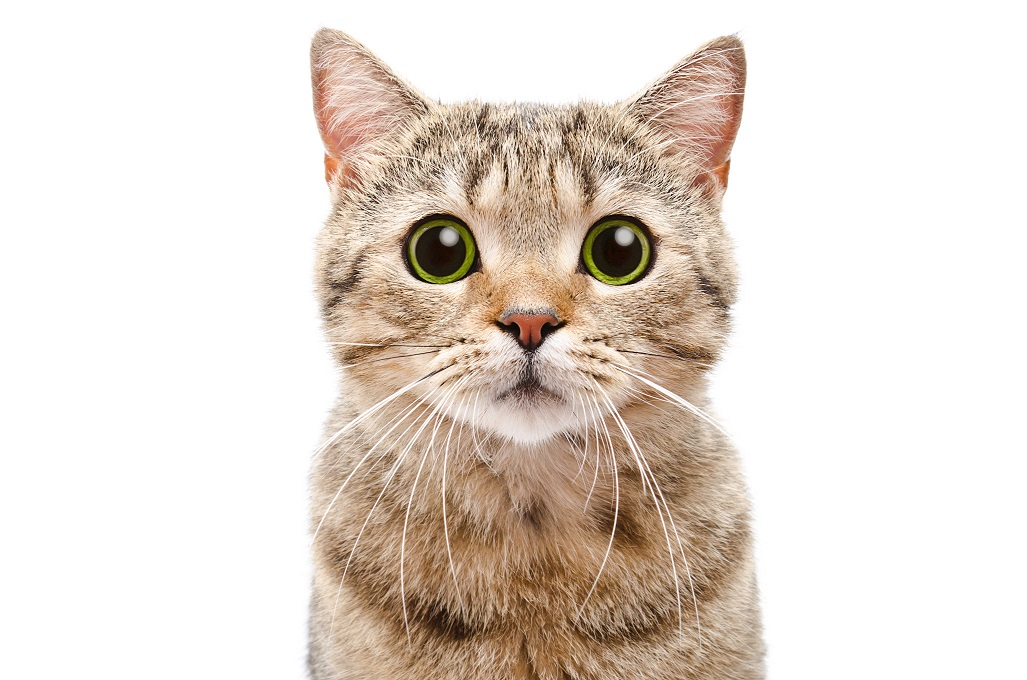
#> input picture OpenCV/cat.jpg, 1027 x 680 px
$ python colourChannel.py
#> lines starting #> are read from the running program, lines starting #| are printed output that depends on the picture
import cv2 as cv
import numpy as np

img = cv.imread('cat.jpg')
#> img is the input picture: shape (680, 1027, 3); mean B, G, R 210.4, 218.9, 228.7
cv.imshow("img",img)

blank = np.zeros(img.shape[:2],dtype = 'uint8')

b,g,r = cv.split(img)
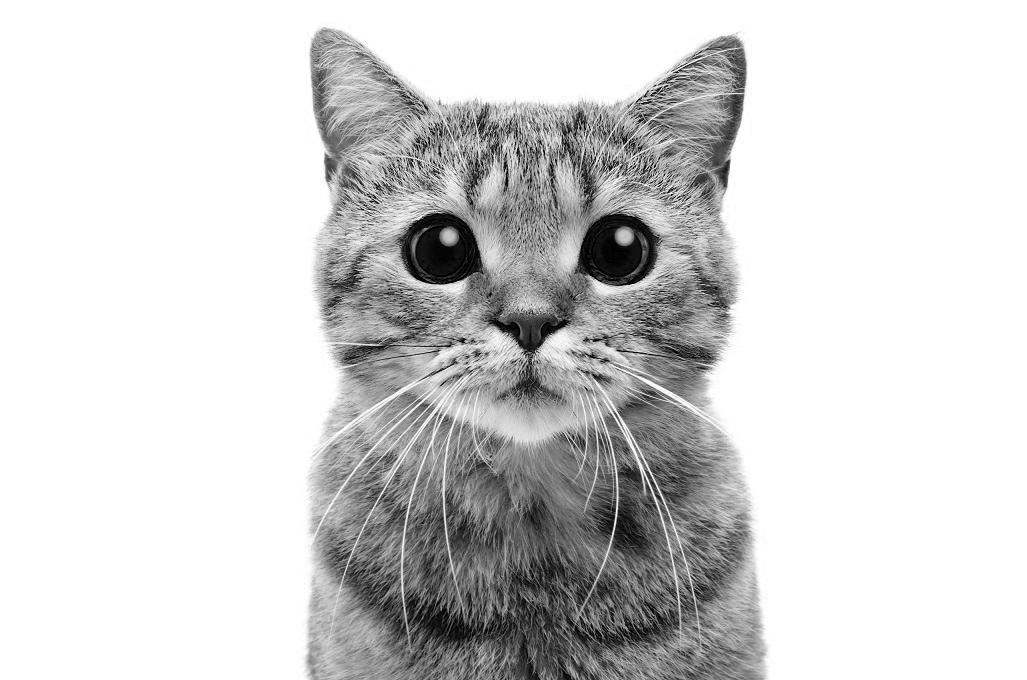
#> b: shape (680, 1027); min 0, max 255, mean 210.4
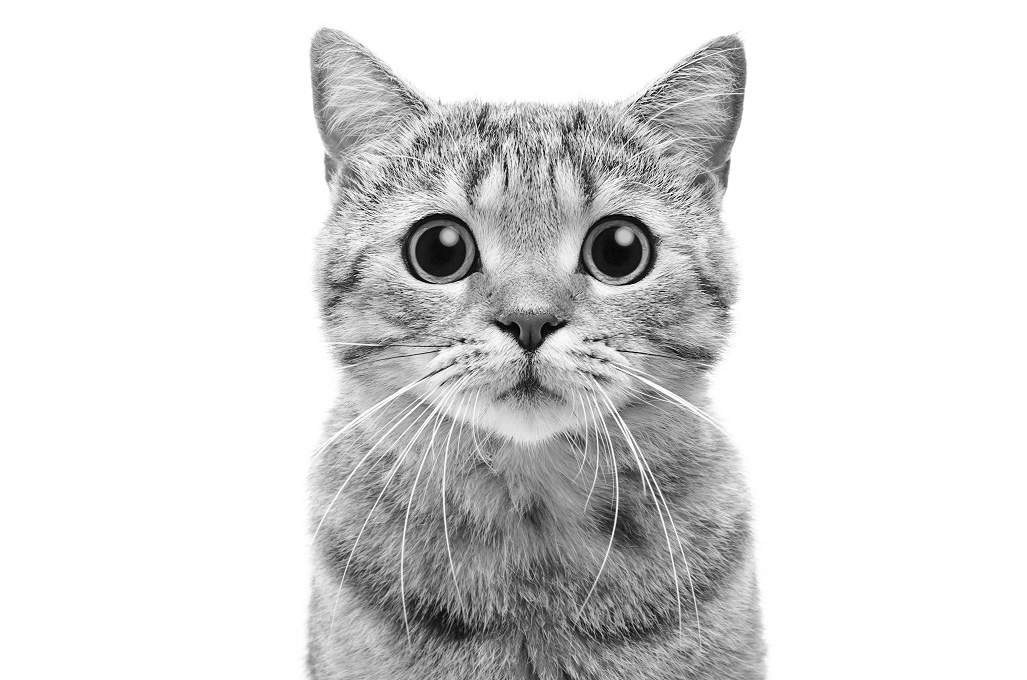
#> g: shape (680, 1027); min 0, max 255, mean 218.9
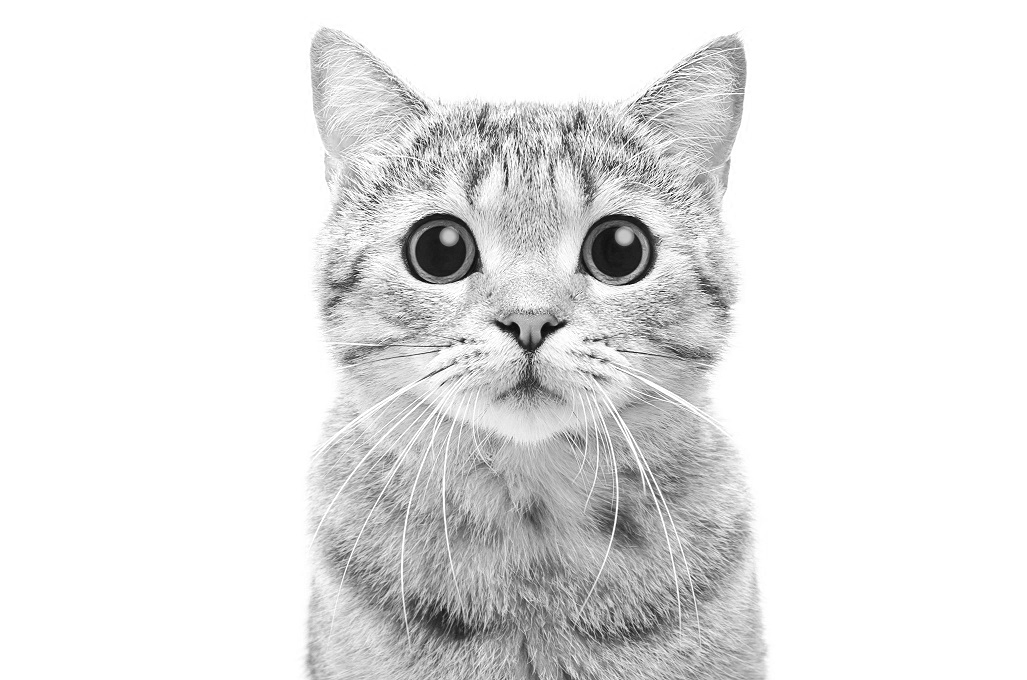
#> r: shape (680, 1027); min 6, max 255, mean 228.7

# [8 lines of commented-out code are left out]

blue = cv.merge([b,blank,blank])
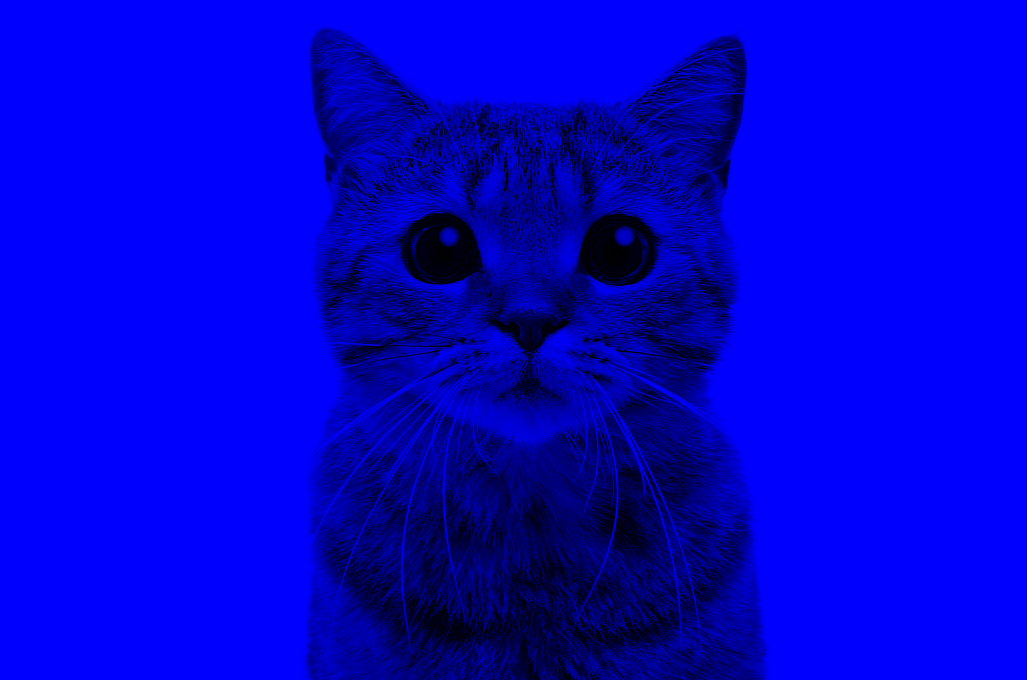
#> blue: shape (680, 1027, 3); mean of channels 0, 1, 2 210.4, 0, 0; drawn as B, G, R
green = cv.merge([blank,g,blank])
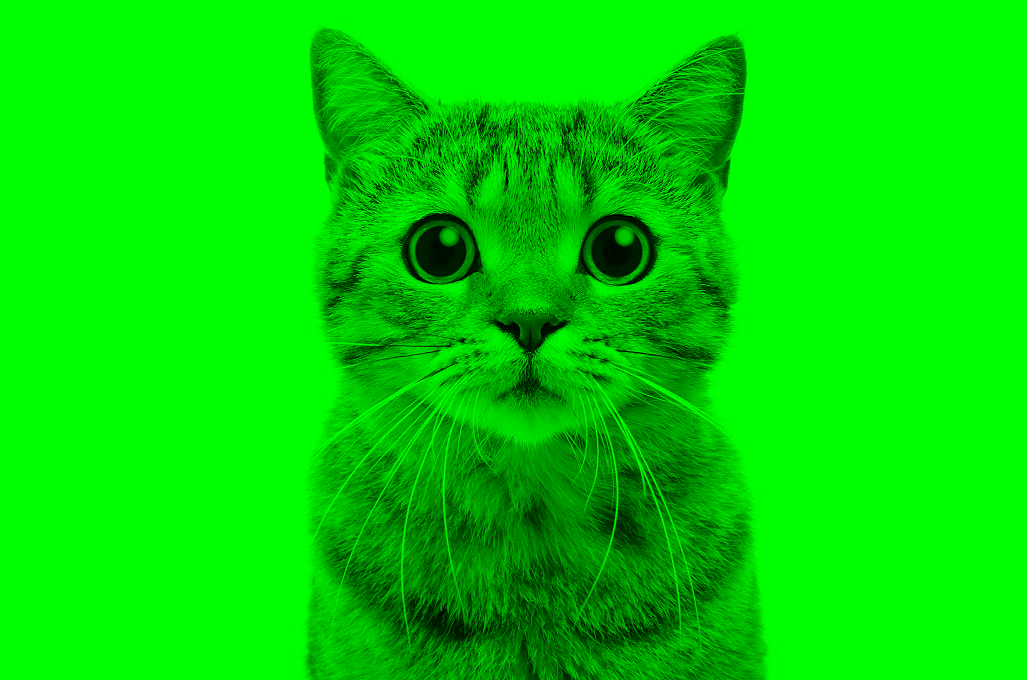
#> green: shape (680, 1027, 3); mean of channels 0, 1, 2 0, 218.9, 0; drawn as B, G, R
red = cv.merge([blank,blank,r])
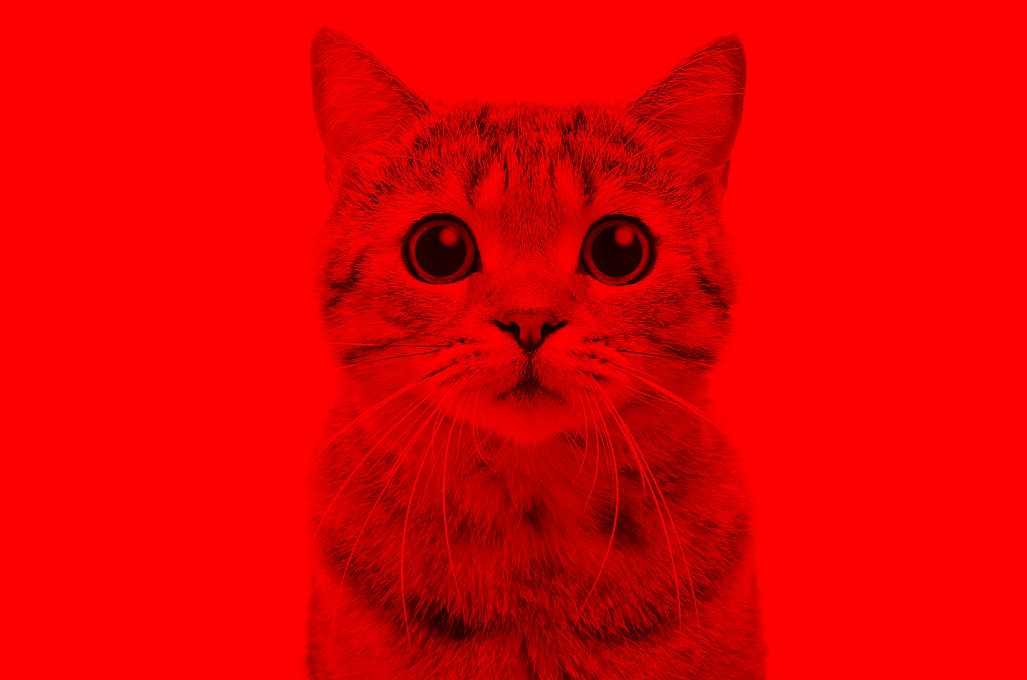
#> red: shape (680, 1027, 3); mean of channels 0, 1, 2 0, 0, 228.7; drawn as B, G, R

cv.imshow('blue',blue)
cv.imshow('green',green)
cv.imshow('red',red)

# merged = cv.merge([b,g,r])
# cv.imshow("Merged",merged)

cv.waitKey(0)

$ run again, with OpenCV/peoples3.jpg copied over OpenCV/cat.jpg
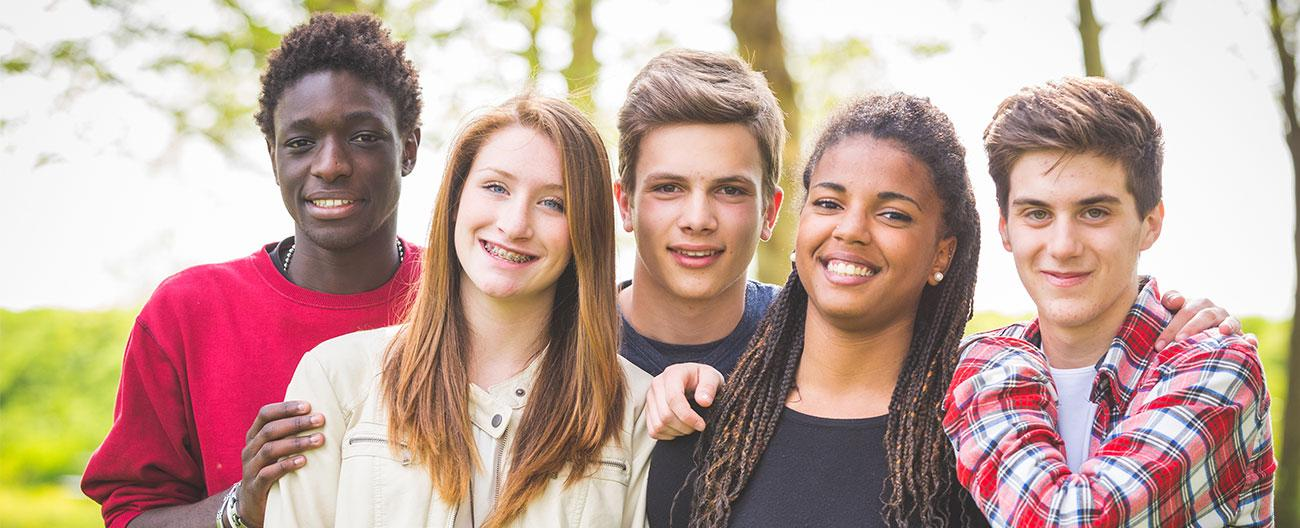
#> input picture OpenCV/peoples3.jpg, 1300 x 528 px
#> img is the input picture: shape (528, 1300, 3); mean B, G, R 152.1, 162.8, 191.2
#> `green = cv.merge([blank,g,blank])`:
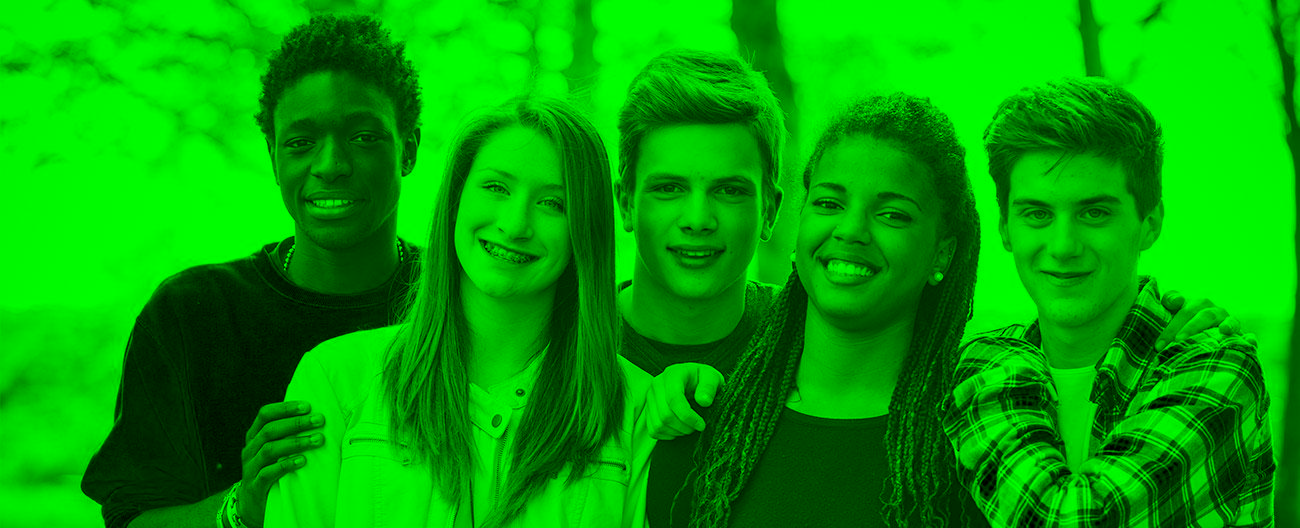
#> green: shape (528, 1300, 3); mean of channels 0, 1, 2 0, 162.8, 0; drawn as B, G, R
#> `red = cv.merge([blank,blank,r])`:
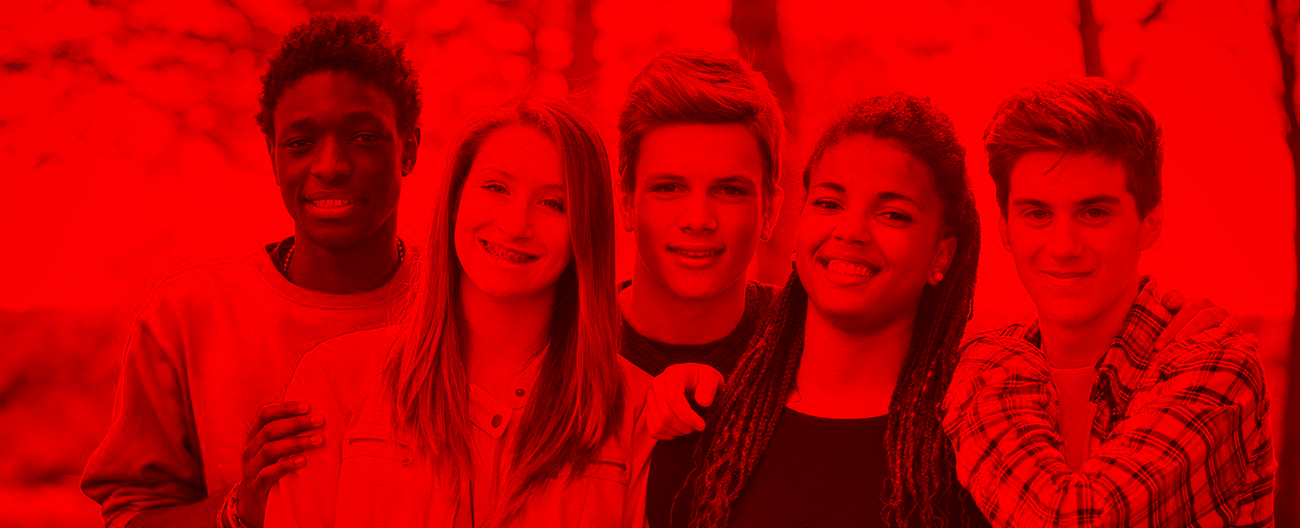
#> red: shape (528, 1300, 3); mean of channels 0, 1, 2 0, 0, 191.2; drawn as B, G, R
